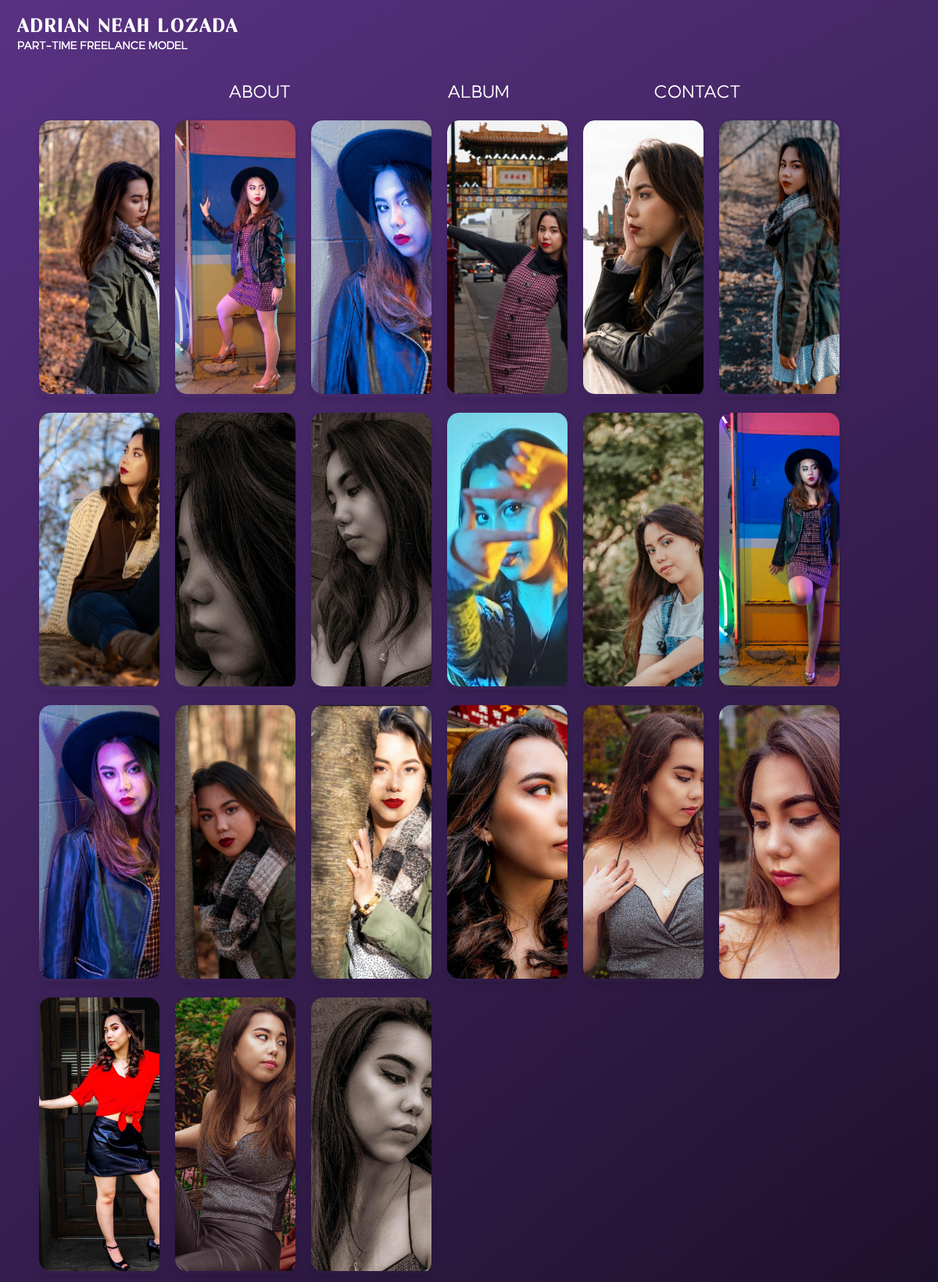
The page /projects/ on the database as committed earlier.
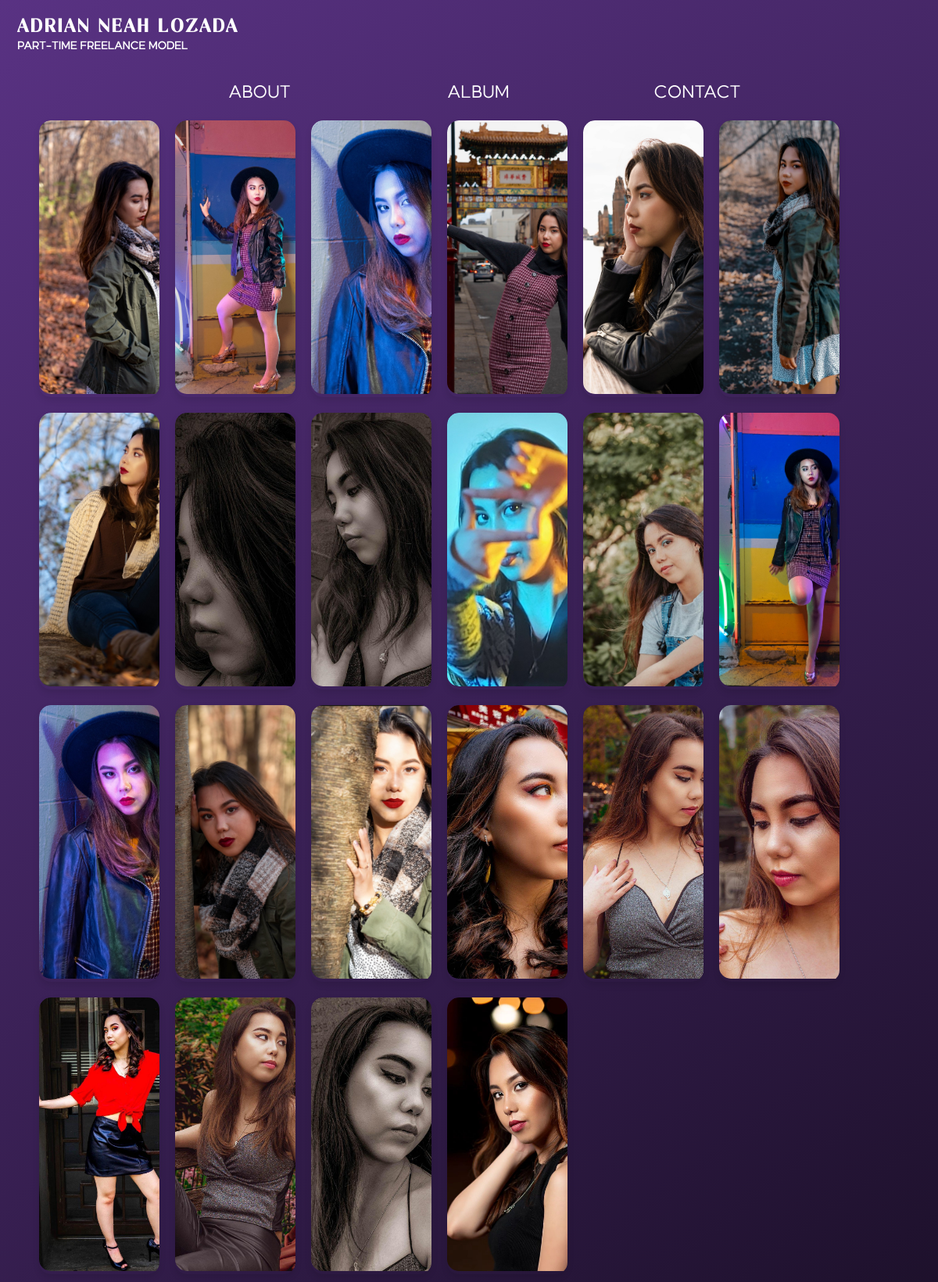
The same page on the database as committed later.
### projects/models.py (models this page shows, shortened)
class Project(models.Model):
    id = models.UUIDField(default=uuid.uuid4, unique = True, primary_key=True, editable = False)
    created = models.DateTimeField(auto_now_add=True)
    picture = models.ImageField()
    title = models.CharField(max_length=200,null=True, blank=True)
    description = models.TextField(max_length=200, null=True, blank=True)

### projects/views.py (the view)
# urls.py: path('', include('projects.urls'))
def projects(request):
    page = 'album'
    projects = Project.objects.all()
    context = {'page': page, 'projects': projects}
    return render(request, 'projects/projects.html', context)

### projects/templates/projects/projects.html
{% extends "main.html" %}
{% block content %}
    <ul>
        {% for project in projects %}
        <div class="column">
            <div class="project-item">
                <img class = "project__thumbnail" src="{{project.picture.url}}" alt="project thumbnail" height="30%" width="30%"/>
            </div>
        </div>
        {% endfor %}
    </ul>
{% endblock content %}

### templates/main.html (shortened to what this page needs)
<!DOCTYPE html>
<html lang="en">
<head>
</head>
<body>
    <div class="container">
        <div class='logo'>
            <h1 class="keystone"><a href="/">ADRIAN NEAH LOZADA</a> </h1>
            <h5 class="gexo-sans-font"> PART-TIME FREELANCE MODEL </h5>
        </div>
        <div class="row">
            <div class="column"> <a href="/about"> ABOUT </a></div>
            <div class="column"> <a href="/projects"> ALBUM </a></div>
            <div class="column"> <a href="/contact"> CONTACT </a></div>
        </div>
    </div>
    {% block content %}
    {% endblock content %}
</body>
</html>

### templates/main.html (style rules this page uses)
body { background: radial-gradient(circle, rgb(37, 7, 0), rgb(0, 0, 0), rgb(89, 50, 131)); background-size: 600% 600%; animation: gradientShift 20s ease infinite; color: white; margin: 0; overflow:auto; }
.container { align-items: center; justify-content: space-between; transform: translate(1%, 10%); }
.row { display: flex; justify-content: center; gap: 100px; margin-top: 5vh; border: none; z-index: 1; }
.column { text-align: center; border: none; float: left; width: 15%; }
.column a { font-family: "Gexo"; font-size: 1.3rem; text-decoration: none; color: white; }
.logo { margin: 10px; }
.project-item { margin: 10px; border-radius: 15px; overflow: hidden; box-shadow: 0 4px 8px rgba(0, 0, 0, 0.1); transition: transform 0.3s ease-in-out; }
.project-item img { width: 220px; height: 350px; object-fit: cover; border-radius: 15px; }
.keystone { font-family: "Keystone"; letter-spacing: 0.1em; font-size: 1.5rem; color: white; margin: 0; text-decoration: none; color: white; }
.gexo-sans-font { font-family: "Gexo"; font-size: 0.8rem; color: white; margin: 0; transform: translate(0%, 20%); }
a { font-family: "Keystone"; text-decoration: none; color: white; }

Rows that differ between the two databases and show on the page:
added Project: picture (picture)
